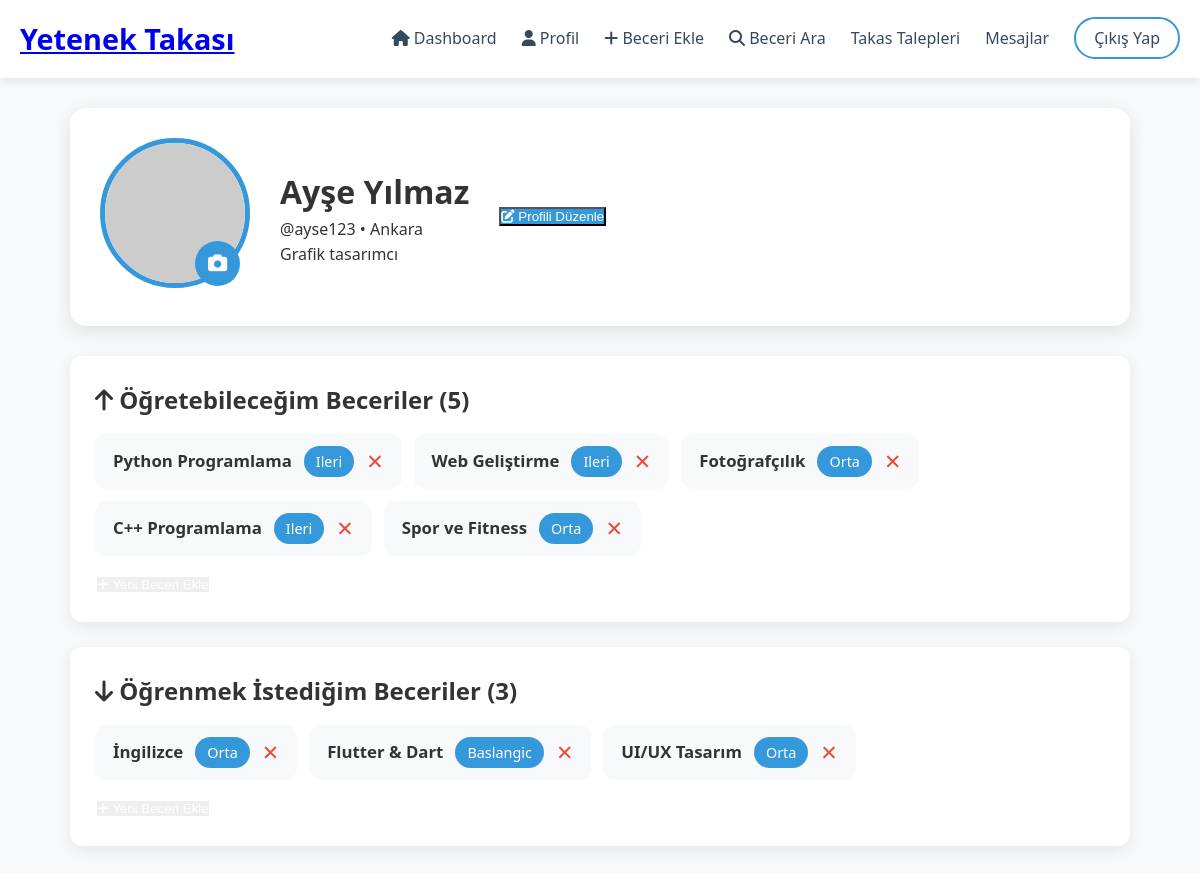
The app's page /profile.php (signed in) with its own data.
### tables this page shows
CREATE TABLE `kullanicilar` (
  `id` int NOT NULL,
  `ad` varchar(50) NOT NULL,
  `soyad` varchar(50) NOT NULL,
  `email` varchar(100) NOT NULL,
  `kullanici_adi` varchar(50) NOT NULL,
  `sifre` varchar(255) NOT NULL,
  `sehir` varchar(100) DEFAULT NULL,
  `bio` text,
  `profil_foto` varchar(255) DEFAULT NULL,
  `rol` enum('kullanici','admin') DEFAULT 'kullanici',
  `olusturma_tarihi` datetime DEFAULT CURRENT_TIMESTAMP
);

CREATE TABLE `beceriler` (
  `id` int NOT NULL,
  `kullanici_id` int NOT NULL,
  `beceri_adi` varchar(100) NOT NULL,
  `tur` enum('ogret','ogren') NOT NULL,
  `seviye` enum('Baslangic','Orta','Ileri','Uzman') DEFAULT 'Baslangic',
  `aciklama` text,
  `olusturma_tarihi` datetime DEFAULT CURRENT_TIMESTAMP
);

### profile.php (the view, shortened to what this page needs)
<?php
include 'header.php';
$conn = new mysqli("localhost", "root", "2087", "yetenek");
$user_id = $_SESSION['user_id'];
$stmt = $conn->prepare("SELECT * FROM kullanicilar WHERE id = ?");
$stmt->bind_param("i", $user_id);
$stmt->execute();
$user = $stmt->get_result()->fetch_assoc();
$stmt = $conn->prepare("SELECT * FROM beceriler WHERE kullanici_id = ? ORDER BY olusturma_tarihi DESC");
$stmt->bind_param("i", $user_id);
$stmt->execute();
$beceriler = $stmt->get_result();
$teach_skills = [];
$learn_skills = [];
while ($row = $beceriler->fetch_assoc()) {
    if ($row['tur'] == 'ogret') {
        $teach_skills[] = $row;
    } else {
        $learn_skills[] = $row;
    }
}
?>
<div class="profile-container">
    <div class="profile-header">
        <div class="profile-pic-container">
            <img src="<?= htmlspecialchars($user['profil_foto'] ?? 'https://ui-avatars.com/api/?name=' . urlencode($user['ad'].' '.$user['soyad']) . '&background=3498db&color=fff&size=150') ?>"
                 alt="Profil Fotoğrafı" class="profile-pic" id="profileImage">
            <label class="photo-edit-btn" for="photoUpload">
                <i class="fas fa-camera"></i>
            </label>
        </div>
        <div class="profile-info">
            <h1><?= htmlspecialchars($user['ad'] . ' ' . $user['soyad']) ?></h1>
            <p>@<?= htmlspecialchars($user['kullanici_adi']) ?> • <?= htmlspecialchars($user['sehir'] ?? 'İstanbul') ?></p>
            <?php if (!empty($user['bio'])): ?>
                <p class="bio-text"><?= nl2br(htmlspecialchars($user['bio'])) ?></p>
            <?php endif; ?>
        </div>
        <button class="btn btn-primary" onclick="openEditModal()">
            <i class="fas fa-edit"></i> Profili Düzenle
        </button>
    </div>
    <div class="profile-content">
        <div class="skills-section">
            <h2><i class="fas fa-arrow-up"></i> Öğretebileceğim Beceriler (<?= count($teach_skills) ?>)</h2>
            <div class="skills-grid" id="teachSkills">
                <?php if (empty($teach_skills)): ?>
                    <p>Henüz öğretebileceğin beceri eklemedin.</p>
                <?php else: ?>
                    <?php foreach($teach_skills as $skill): ?>
                    <div class="skill-card" id="skill-<?= $skill['id'] ?>">
                        <strong><?= htmlspecialchars($skill['beceri_adi']) ?></strong>
                        <span class="skill-level"><?= $skill['seviye'] ?></span>
                        <button class="delete-btn" onclick="deleteSkill(<?= $skill['id'] ?>, this)">✕</button>
                    </div>
                    <?php endforeach; ?>
                <?php endif; ?>
            </div>
            <button class="btn btn-secondary" onclick="addSkill('ogret')">
                <i class="fas fa-plus"></i> Yeni Beceri Ekle
            </button>
        </div>
        <div class="skills-section">
            <h2><i class="fas fa-arrow-down"></i> Öğrenmek İstediğim Beceriler (<?= count($learn_skills) ?>)</h2>
            <div class="skills-grid" id="learnSkills">
                <?php if (empty($learn_skills)): ?>
                    <p>Henüz öğrenmek istediğin beceri eklemedin.</p>
                <?php else: ?>
                    <?php foreach($learn_skills as $skill): ?>
                    <div class="skill-card" id="skill-<?= $skill['id'] ?>">
                        <strong><?= htmlspecialchars($skill['beceri_adi']) ?></strong>
                        <span class="skill-level"><?= $skill['seviye'] ?></span>
                        <button class="delete-btn" onclick="deleteSkill(<?= $skill['id'] ?>, this)">✕</button>
                    </div>
                    <?php endforeach; ?>
                <?php endif; ?>
            </div>
            <button class="btn btn-secondary" onclick="addSkill('ogren')">
                <i class="fas fa-plus"></i> Yeni Beceri Ekle
            </button>
        </div>
    </div>
</div>

### header.php (shortened to what this page needs)
<!DOCTYPE html>
<html lang="tr">
<head>
    <link rel="stylesheet" href="style.css">
    <link href="https://cdnjs.cloudflare.com/ajax/libs/font-awesome/6.5.0/css/all.min.css" rel="stylesheet">
</head>
<body>
    <nav class="navbar">
        <div class="container">
            <div class="logo">
                <h2><a href="index.html">Yetenek Takası</a></h2>
            </div>
            <ul class="menu">
                <?php if (isset($_SESSION['user_id'])): ?>
                    <li><a href="dashboard.php"><i class="fas fa-home"></i> Dashboard</a></li>
                    <li><a href="profile.php"><i class="fas fa-user"></i> Profil</a></li>
                    <li><a href="beceri-ekle.php"><i class="fas fa-plus"></i> Beceri Ekle</a></li>
                    <li><a href="beceri-ara.php"><i class="fas fa-search"></i> Beceri Ara</a></li>
                    <li><a href="takas-talepleri.php">Takas Talepleri</a></li>
                    <li><a href="mesajlar.php">Mesajlar</a></li>
                    <li><a href="logout.php" class="btn-login">Çıkış Yap</a></li>
                <?php endif; ?>
            </ul>
        </div>
    </nav>

### style.css (style rules this page uses)
* { margin: 0; padding: 0; box-sizing: border-box; }
body { font-family: 'Segoe UI', Tahoma, Geneva, Verdana, sans-serif; line-height: 1.6; color: #333; background-color: #f8f9fa; }
.navbar { background: #fff; box-shadow: 0 2px 10px rgba(0,0,0,0.1); position: sticky; top: 0; z-index: 100; }
.container { max-width: 1200px; margin: 0 auto; padding: 0 20px; }
.navbar .container { display: flex; justify-content: space-between; align-items: center; padding: 1rem 20px; }
.logo h2 { color: #2c3e50; font-size: 1.8rem; }
.menu { display: flex; list-style: none; gap: 25px; align-items: center; }
.menu a { text-decoration: none; color: #34495e; font-weight: 500; transition: color 0.3s; }
.btn-login { padding: 8px 18px; border: 2px solid #3498db; border-radius: 50px; color: #3498db; }
.btn-primary { background: #f1c40f; color: #2c3e50; }
.btn-secondary { border: 2px solid white; color: white; }
.btn-primary { background: #3498db; color: white; }
.dashboard-container, .profile-container { max-width: 1200px; margin: 30px auto; padding: 0 20px; }
.profile-header { display: flex; align-items: center; gap: 30px; background: white; padding: 30px; border-radius: 16px; box-shadow: 0 5px 20px rgba(0,0,0,0.1); margin-bottom: 30px; }
.profile-pic { border-radius: 50%; border: 5px solid #3498db; }
.profile-content .skills-section { background: white; padding: 25px; border-radius: 12px; margin-bottom: 25px; }

### profile.php (style rules this page uses)
.profile-container { max-width: 1100px; margin: 30px auto; padding: 0 20px; }
.profile-header { display: flex; align-items: center; gap: 30px; background: white; padding: 30px; border-radius: 16px; box-shadow: 0 5px 20px rgba(0,0,0,0.1); margin-bottom: 30px; }
.profile-pic-container { position: relative; }
.profile-pic { width: 150px; height: 150px; border-radius: 50%; object-fit: cover; border: 5px solid #3498db; }
.photo-edit-btn { position: absolute; bottom: 10px; right: 10px; background: #3498db; color: white; width: 45px; height: 45px; border-radius: 50%; display: flex; align-items: center; justify-content: center; cursor: pointer; font-size: 1.2rem; }
.skills-section { background: white; padding: 25px; border-radius: 16px; margin-bottom: 25px; box-shadow: 0 5px 15px rgba(0,0,0,0.08); }
.skills-grid { display: flex; flex-wrap: wrap; gap: 12px; margin: 15px 0; }
.skill-card { background: #f8f9fa; padding: 12px 18px; border-radius: 12px; display: flex; align-items: center; gap: 12px; font-size: 1.05rem; }
.skill-level { background: #3498db; color: white; padding: 4px 12px; border-radius: 20px; font-size: 0.9rem; }
.delete-btn { margin-left: auto; color: #e74c3c; background: none; border: none; font-size: 1.3rem; cursor: pointer; }

### records on screen
kullanicilar: ad+soyad "Ayşe Yılmaz", kullanici_adi "ayse123", sehir "Ankara", bio "Grafik tasarımcı"
beceriler: beceri_adi "Python Programlama", seviye "Ileri"
beceriler: beceri_adi "Web Geliştirme", seviye "Ileri"
beceriler: beceri_adi "Fotoğrafçılık", seviye "Orta"
beceriler: beceri_adi "C++ Programlama", seviye "Ileri"
beceriler: beceri_adi "Spor ve Fitness", seviye "Orta"
beceriler: beceri_adi "İngilizce", seviye "Orta"
beceriler: beceri_adi "Flutter & Dart", seviye "Baslangic"
beceriler: beceri_adi "UI/UX Tasarım", seviye "Orta"

### other values on screen
count($teach_skills) "5"
count($learn_skills) "3"
